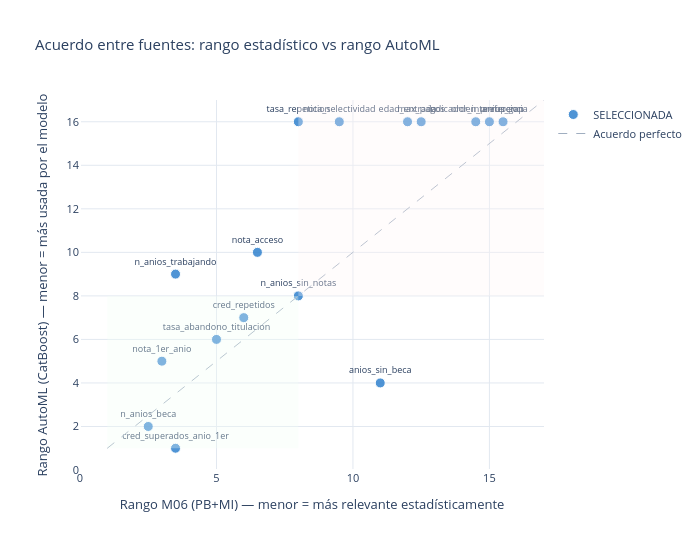

Source (notebook cell):
### Code cell
# ============================================================================
# CELDA 6: SCATTER — ACUERDO ENTRE FUENTES
# ============================================================================
# Eje X: rango estadístico (M06). Eje Y: rango AutoML.
# Esquina inferior-izquierda = ambas fuentes coinciden en que es importante.
# Esquina superior-derecha   = ambas coinciden en que no aporta.
# Puntos fuera de la diagonal = discrepancia entre fuentes.
# ============================================================================

fig_scatter = go.Figure()

for decision, color in MAPA_COLOR.items():
    mask = df['decision'] == decision
    sub  = df[mask]
    if sub.empty: continue
    fig_scatter.add_trace(go.Scatter(
        x=sub['rango_medio'],
        y=sub['rango_automl'],
        mode='markers+text',
        name=decision,
        text=sub['feature'],
        textposition='top center',
        textfont=dict(size=9),
        marker=dict(color=color, size=10, opacity=0.85,
                    line=dict(color='white', width=1)),
        hovertemplate=(
            '<b>%{text}</b><br>'
            'Rango M06: %{x:.1f}<br>'
            'Rango AutoML: %{y}<br>'
            'VIF: ' + sub['vif'].apply(lambda v: f'{v:.1f}' if v==v else '—').astype(str) + '<br>'
            '<extra></extra>'
        )
    ))

# Línea diagonal — acuerdo perfecto
max_rango = n_features + 1
fig_scatter.add_trace(go.Scatter(
    x=[1, max_rango], y=[1, max_rango],
    mode='lines',
    name='Acuerdo perfecto',
    line=dict(color='#a0aec0', dash='dash', width=1),
    hoverinfo='skip'
))

# Cuadrantes
mid = n_features / 2
fig_scatter.add_shape(type='rect', x0=1, y0=1, x1=mid, y1=mid,
    fillcolor='#f0fff4', opacity=0.3, line_width=0)  # verde: ambas relevantes
fig_scatter.add_shape(type='rect', x0=mid, y0=mid, x1=max_rango, y1=max_rango,
    fillcolor='#fff5f5', opacity=0.3, line_width=0)  # rojo: ambas irrelevantes

fig_scatter.update_layout(
    title='Acuerdo entre fuentes: rango estadístico vs rango AutoML',
    xaxis_title='Rango M06 (PB+MI) — menor = más relevante estadísticamente',
    yaxis_title='Rango AutoML (CatBoost) — menor = más usada por el modelo',
    height=550, width=700,
    plot_bgcolor='white', paper_bgcolor='white',
    font=dict(size=11),
)
fig_scatter.update_xaxes(showgrid=True, gridcolor='#e2e8f0', range=[0, max_rango])
fig_scatter.update_yaxes(showgrid=True, gridcolor='#e2e8f0', range=[0, max_rango])

fig_scatter.show()
IMG_SCATTER = fig_scatter.to_html(full_html=False, include_plotlyjs='cdn')
print('Scatter de acuerdo generado')

### Figure 1 — Plotly figure (JSON) as saved in the notebook; plotly's stock layout.template omitted (floating-point values rounded to 4 significant figures)
{"data": [{"hovertemplate": ["<b>%{text}</b><br>Rango M06: %{x:.1f}<br>Rango AutoML: %{y}<br>VIF: 4.9<br><extra></extra>", "<b>%{text}</b><br>Rango M06: %{x:.1f}<br>Rango AutoML: %{y}<br>VIF: 3.6<br><extra></extra>", "<b>%{text}</b><br>Rango M06: %{x:.1f}<br>Rango AutoML: %{y}<br>VIF: 73.0<br><extra></extra>", "<b>%{text}</b><br>Rango M06: %{x:.1f}<br>Rango AutoML: %{y}<br>VIF: 5.5<br><extra></extra>", "<b>%{text}</b><br>Rango M06: %{x:.1f}<br>Rango AutoML: %{y}<br>VIF: 2.8<br><extra></extra>", "<b>%{text}</b><br>Rango M06: %{x:.1f}<br>Rango AutoML: %{y}<br>VIF: 760.9<br><extra></extra>", "<b>%{text}</b><br>Rango M06: %{x:.1f}<br>Rango AutoML: %{y}<br>VIF: 4.9<br><extra></extra>", "<b>%{text}</b><br>Rango M06: %{x:.1f}<br>Rango AutoML: %{y}<br>VIF: 1.4<br><extra></extra>", "<b>%{text}</b><br>Rango M06: %{x:.1f}<br>Rango AutoML: %{y}<br>VIF: 61.8<br><extra></extra>", "<b>%{text}</b><br>Rango M06: %{x:.1f}<br>Rango AutoML: %{y}<br>VIF: 759.4<br><extra></extra>", "<b>%{text}</b><br>Rango M06: %{x:.1f}<br>Rango AutoML: %{y}<br>VIF: 112.1<br><extra></extra>", "<b>%{text}</b><br>Rango M06: %{x:.1f}<br>Rango AutoML: %{y}<br>VIF: 20.8<br><extra></extra>", "<b>%{text}</b><br>Rango M06: %{x:.1f}<br>Rango AutoML: %{y}<br>VIF: 3.3<br><extra></extra>", "<b>%{text}</b><br>Rango M06: %{x:.1f}<br>Rango AutoML: %{y}<br>VIF: 3.5<br><extra></extra>", "<b>%{text}</b><br>Rango M06: %{x:.1f}<br>Rango AutoML: %{y}<br>VIF: 1.9<br><extra></extra>", "<b>%{text}</b><br>Rango M06: %{x:.1f}<br>Rango AutoML: %{y}<br>VIF: 3.4<br><extra></extra>"], "marker": {"color": "#3182ce", "line": {"color": "white", "width": 1}, "opacity": 0.85, "size": 10}, "mode": "markers+text", "name": "SELECCIONADA", "text": ["n_anios_beca", "cred_superados_anio_1er", "nota_1er_anio", "tasa_abandono_titulacion", "n_anios_trabajando", "cred_repetidos", "anios_sin_beca", "n_anios_sin_notas", "nota_acceso", "tasa_repeticion", "nota_selectividad", "edad_entrada", "max_pagos", "indicador_interrupcion", "orden_preferencia", "anios_gap"], "textfont": {"size": 9}, "textposition": "top center", "type": "scatter", "x": [2.5, 3.5, 3.0, 5.0, 3.5, 6.0, 11.0, 8.0, 6.5, 8.0, 9.5, 12.0, 12.5, 14.5, 15.0, 15.5], "y": [2, 1, 5, 6, 9, 7, 4, 8, 10, 16, 16, 16, 16, 16, 16, 16]}, {"hoverinfo": "skip", "line": {"color": "#a0aec0", "dash": "dash", "width": 1}, "mode": "lines", "name": "Acuerdo perfecto", "type": "scatter", "x": [1, 17], "y": [1, 17]}], "layout": {"font": {"size": 11}, "height": 550, "paper_bgcolor": "white", "plot_bgcolor": "white", "shapes": [{"fillcolor": "#f0fff4", "line": {"width": 0}, "opacity": 0.3, "type": "rect", "x0": 1, "x1": 8, "y0": 1, "y1": 8}, {"fillcolor": "#fff5f5", "line": {"width": 0}, "opacity": 0.3, "type": "rect", "x0": 8, "x1": 17, "y0": 8, "y1": 17}], "title": {"text": "Acuerdo entre fuentes: rango estadístico vs rango AutoML"}, "width": 700, "xaxis": {"gridcolor": "#e2e8f0", "range": [0, 17], "showgrid": true, "title": {"text": "Rango M06 (PB+MI) — menor = más relevante estadísticamente"}}, "yaxis": {"gridcolor": "#e2e8f0", "range": [0, 17], "showgrid": true, "title": {"text": "Rango AutoML (CatBoost) — menor = más usada por el modelo"}}}}
